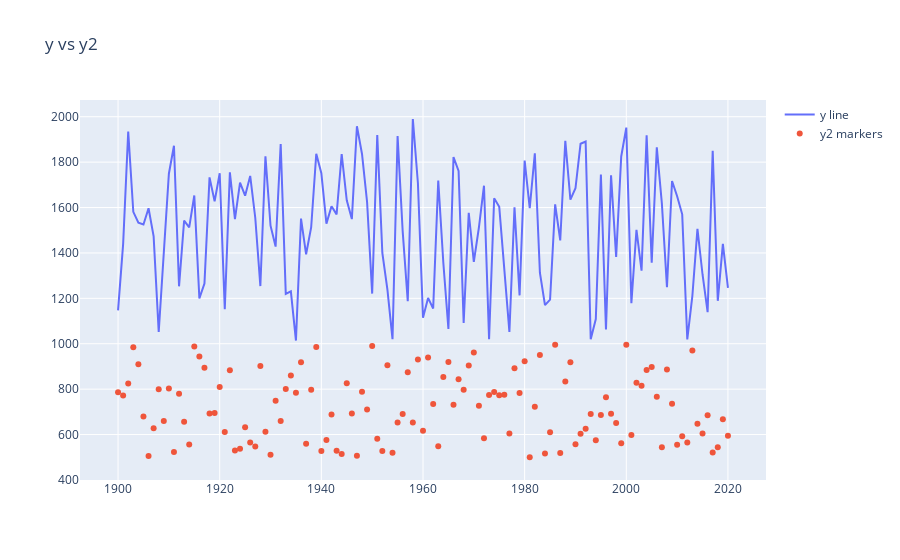

The notebook cell saved with this chart:
### Code cell
fig.update_layout(title='y vs y2')
